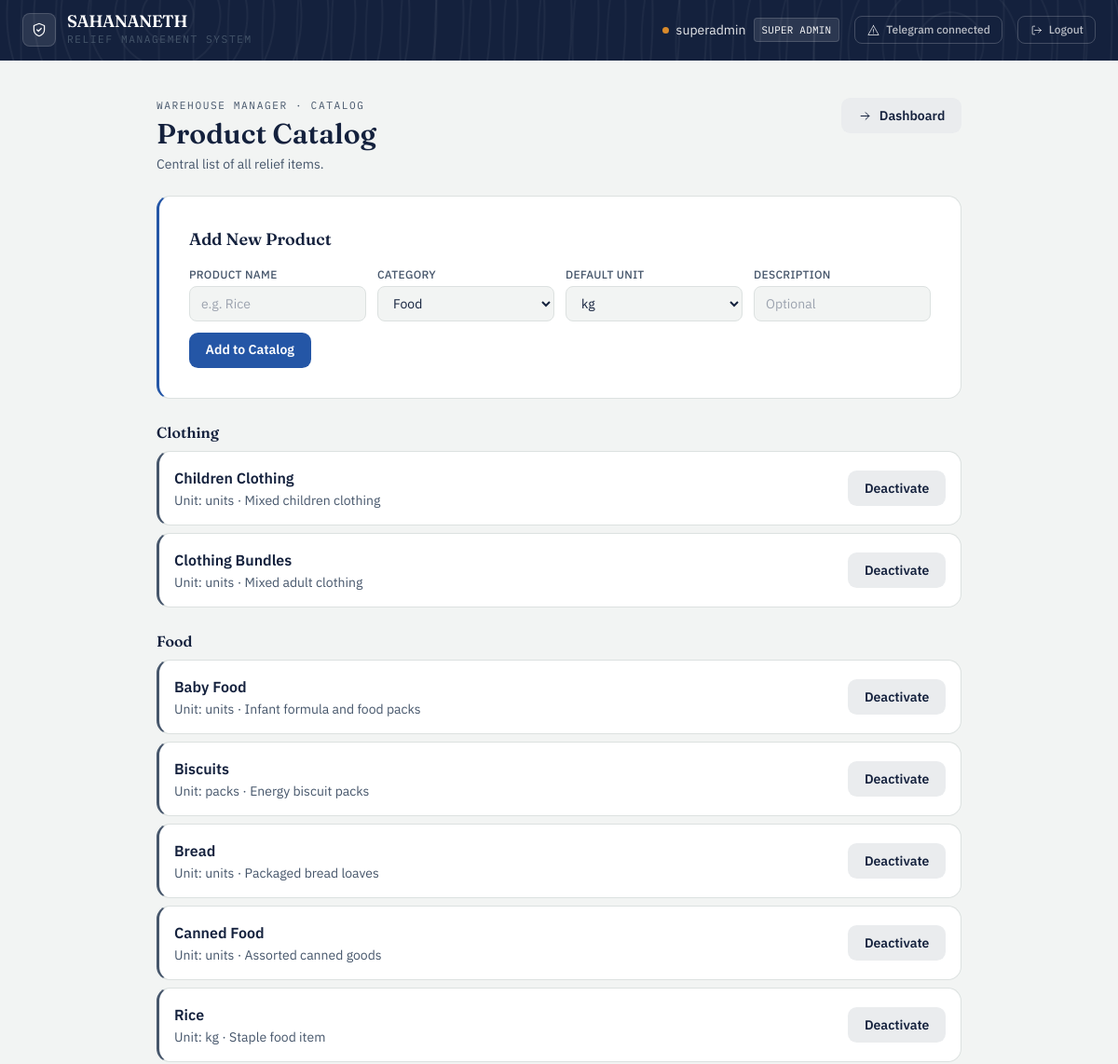
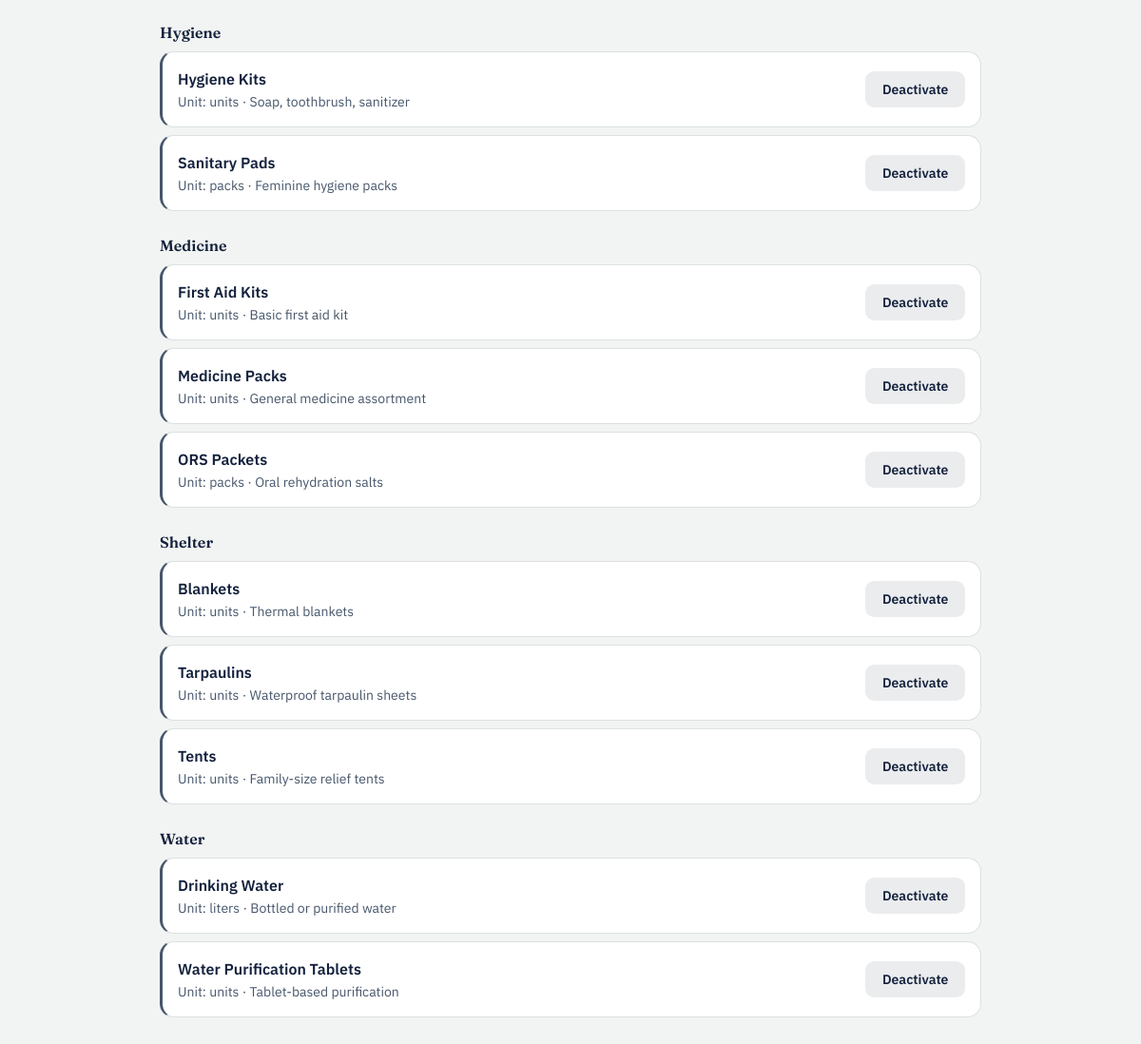
/warehouse/catalog (signed in), run on the app's committed database (2 pictures, top to bottom).
### app/models/user.py (models this page shows, shortened)
class User(UserMixin, db.Model):
    __tablename__ = 'users'
    id = db.Column(db.Integer, primary_key=True)
    username = db.Column(db.String(80), unique=True, nullable=False)
    full_name = db.Column(db.String(150), nullable=True)
    password_hash = db.Column(db.String(256), nullable=False)
    role_level = db.Column(
    db.Enum('super_admin', 'gov_officer', 'field_officer',
            'warehouse_manager', 'citizen',
            name='user_role_enum'),
    nullable=False
)
    status = db.Column(
        db.Enum('pending', 'active', 'needs_verification', 'verified', 'rejected',name='user_status_enum'),
        default='pending',
        nullable=False
    )
    assigned_node_id = db.Column(db.Integer, nullable=True)
    created_at = db.Column(db.DateTime, default=datetime.utcnow)
    telegram_chat_id = db.Column(db.String(64), unique=True, nullable=True)
    telegram_linked_at = db.Column(db.DateTime, nullable=True)
    notify_opt_in = db.Column(db.Boolean, default=True, nullable=False)
    country = db.Column(db.String(100), nullable=True)
    region = db.Column(db.String(100), nullable=True)   # state / province / district
    city = db.Column(db.String(100), nullable=True)
    latitude = db.Column(db.Float, nullable=True)
    longitude = db.Column(db.Float, nullable=True)
    location_updated_at = db.Column(db.DateTime, nullable=True)
    @property
    def telegram_linked(self):
        return self.telegram_chat_id is not None

### app/models/product.py (models this page shows, shortened)
class Product(db.Model):
    __tablename__ = 'products'
    id = db.Column(db.Integer, primary_key=True)
    name = db.Column(db.String(100), unique=True, nullable=False)
    category = db.Column(db.String(50), nullable=False)
    default_unit = db.Column(db.String(30), nullable=False)
    description = db.Column(db.String(255), nullable=True)
    is_active = db.Column(db.Boolean, default=True)
    created_by_id = db.Column(db.Integer, db.ForeignKey('users.id'), nullable=False)
    created_at = db.Column(db.DateTime, default=datetime.utcnow)
    created_by = db.relationship('User', backref='created_products')

### app/routes/warehouse_manager.py (the view)
@warehouse_bp.route('/catalog')
@login_required
@role_required('warehouse_manager', 'gov_officer', 'super_admin')
@active_required
def catalog():
    products = Product.query.order_by(Product.category, Product.name).all()
    return render_template('warehouse_manager/catalog.html', products=products)

### app/models/user.py (called while the page is built)
@login_manager.user_loader
def load_user(user_id):
    return User.query.get(int(user_id))

### app/utils.py (called while the page is built)
def role_required(*roles):
    def decorator(f):
        @wraps(f)
        def decorated_function(*args, **kwargs):
            if not current_user.is_authenticated:
                abort(401)
            if current_user.role_level not in roles:
                abort(403)
            return f(*args, **kwargs)
        return decorated_function
    return decorator

def active_required(f):
    @wraps(f)
    def decorated_function(*args, **kwargs):
        if not current_user.is_authenticated:
            abort(401)
        if current_user.status == 'pending':
            flash('Your account is pending approval. Please wait.', 'warning')
            return redirect(url_for('auth.pending'))
        if current_user.status == 'rejected':
            flash('Your account has been rejected. Contact admin.', 'danger')
            return redirect(url_for('auth.login'))
        return f(*args, **kwargs)
    return decorated_function

### app/templates/warehouse_manager/catalog.html (shortened to what this page needs)
{% extends "base.html" %}
{% block content %}
<div class="mx-auto mt-10 max-w-4xl px-4 pb-16">
    <div class="mb-6 flex flex-wrap items-start justify-between gap-3">
        <div>
            <div class="eyebrow">Warehouse Manager · Catalog</div>
            <h1 class="mt-1 font-display text-3xl font-semibold text-ink">Product Catalog</h1>
            <p class="mt-1 text-sm text-slate">Central list of all relief items.</p>
        </div>
        <a href="/warehouse/dashboard" class="btn-ghost inline-flex items-center gap-2">
            <svg class="icon" style="width:15px;height:15px"><use href="#icon-arrow-right"/></svg>
            Dashboard
        </a>
    </div>
    <div class="ledger-card tone-civic p-6 md:p-8 mb-6">
        <h2 class="mb-4 font-display text-lg font-semibold text-ink">Add New Product</h2>
        <form method="POST" action="/warehouse/catalog/add" class="space-y-3">
            <div class="grid grid-cols-2 gap-3 md:grid-cols-4">
                <div>
                    <label class="mb-1 block text-xs font-medium uppercase tracking-wide text-slate">Product Name</label>
                    <input type="text" name="name" required
                        class="w-full rounded-lg border border-line bg-paper px-3 py-2 text-sm text-ink focus:border-civic focus:outline-none focus:ring-2 focus:ring-civic/40"
                        placeholder="e.g. Rice">
                </div>
                <div>
                    <label class="mb-1 block text-xs font-medium uppercase tracking-wide text-slate">Category</label>
                    <select name="category" required
                        class="w-full rounded-lg border border-line bg-paper px-3 py-2 text-sm text-ink focus:border-civic focus:outline-none focus:ring-2 focus:ring-civic/40">
                        <option value="Food">Food</option>
                    </select>
                </div>
                <div>
                    <label class="mb-1 block text-xs font-medium uppercase tracking-wide text-slate">Default Unit</label>
                    <select name="default_unit"
                        class="w-full rounded-lg border border-line bg-paper px-3 py-2 text-sm text-ink focus:border-civic focus:outline-none focus:ring-2 focus:ring-civic/40">
                        <option value="kg">kg</option>
                    </select>
                </div>
                <div>
                    <label class="mb-1 block text-xs font-medium uppercase tracking-wide text-slate">Description</label>
                    <input type="text" name="description"
                        class="w-full rounded-lg border border-line bg-paper px-3 py-2 text-sm text-ink focus:border-civic focus:outline-none focus:ring-2 focus:ring-civic/40"
                        placeholder="Optional">
                </div>
            </div>
            <button type="submit" class="btn-primary">
                Add to Catalog
            </button>
        </form>
    </div>
    {% set categories = products | map(attribute='category') | unique | list %}
    {% for category in categories %}
    <h2 class="mb-2 mt-6 font-display text-md font-semibold text-ink">{{ category }}</h2>
    <div class="space-y-2">
        {% for product in products if product.category == category %}
        <div class="ledger-card tone-slate p-4 flex flex-wrap items-center justify-between gap-3">
            <div>
                <p class="font-semibold text-ink">
                    {{ product.name }}
                </p>
                <p class="mt-0.5 text-sm text-slate">
                    Unit: {{ product.default_unit }}
                    {% if product.description %} · {{ product.description }}{% endif %}
                </p>
            </div>
            <a href="/warehouse/catalog/toggle/{{ product.id }}"
                class="{% if product.is_active %}btn-ghost{% else %}btn-approve{% endif %}">
                {{ 'Deactivate' if product.is_active else 'Activate' }}
            </a>
        </div>
        {% endfor %}
    </div>
    {% endfor %}
</div>
{% endblock %}

### app/templates/base.html (shortened to what this page needs)
<!DOCTYPE html>
<html lang="en">
<head>
    <link rel="stylesheet" href="{{ url_for('static', filename='css/tailwind.css') }}">
</head>
<body class="min-h-screen text-ink">
{% if current_user.is_authenticated %}
<nav class="contour-bg text-white px-6 py-3.5 flex justify-between items-center">
    <div class="flex items-center gap-3">
        <div class="w-9 h-9 rounded-lg bg-white/10 border border-white/15 flex items-center justify-center">
            <svg class="icon text-white"><use href="#icon-shield"/></svg>
        </div>
        <div>
            <div class="font-display font-semibold text-lg leading-none tracking-tight">SAHANANETH</div>
            <div class="eyebrow text-white/50 mt-0.5">Relief Management System</div>
        </div>
    </div>
    <div class="flex gap-4 items-center text-sm">
        <div class="flex items-center gap-2">
            <span class="badge-dot bg-amber"></span>
            <span class="text-white/90">{{ current_user.username }}</span>
            <span class="font-mono text-[0.68rem] tracking-wide uppercase bg-white/10 border border-white/15 px-2 py-0.5 rounded">
                {{ current_user.role_level.replace('_', ' ').title() }}
            </span>
        </div>
        <a href="/auth/telegram/connect" class="flex items-center gap-1.5 text-white/70 hover:text-white border border-white/20 hover:border-white/40 px-3 py-1.5 rounded-lg transition">
            <svg class="icon" style="width:15px;height:15px"><use href="#icon-alert"/></svg>
            <span class="text-xs font-medium">{{ 'Telegram connected' if current_user.telegram_linked else 'Connect Telegram' }}</span>
        </a>
        <a href="/auth/logout" class="flex items-center gap-1.5 text-white/70 hover:text-white border border-white/20 hover:border-white/40 px-3 py-1.5 rounded-lg transition">
            <svg class="icon" style="width:15px;height:15px"><use href="#icon-logout"/></svg>
            <span class="text-xs font-medium">Logout</span>
        </a>
    </div>
</nav>
{% endif %}
<main class="{% block main_class %}{% endblock %}">
    {% block content %}{% endblock %}
</main>
</body>
</html>

### data on the page
User: username "superadmin", role_level.replace "SUPER ADMIN"
Product: category "Clothing", name "Children Clothing", default_unit "units", description "Mixed children clothing", is_active "Deactivate"
Product: name "Clothing Bundles", default_unit "units", description "Mixed adult clothing", is_active "Deactivate"
Product: category "Food", name "Baby Food", default_unit "units", description "Infant formula and food packs", is_active "Deactivate"
Product: name "Biscuits", default_unit "packs", description "Energy biscuit packs", is_active "Deactivate"
Product: name "Bread", default_unit "units", description "Packaged bread loaves", is_active "Deactivate"
Product: name "Canned Food", default_unit "units", description "Assorted canned goods", is_active "Deactivate"
Product: name "Rice", default_unit "kg", description "Staple food item", is_active "Deactivate"
Product: category "Hygiene", name "Hygiene Kits", default_unit "units", description "Soap, toothbrush, sanitizer", is_active "Deactivate"
Product: name "Sanitary Pads", default_unit "packs", description "Feminine hygiene packs", is_active "Deactivate"
Product: category "Medicine", name "First Aid Kits", default_unit "units", description "Basic first aid kit", is_active "Deactivate"
Product: name "Medicine Packs", default_unit "units", description "General medicine assortment", is_active "Deactivate"
Product: name "ORS Packets", default_unit "packs", description "Oral rehydration salts", is_active "Deactivate"
Product: category "Shelter", name "Blankets", default_unit "units", description "Thermal blankets", is_active "Deactivate"
Product: name "Tarpaulins", default_unit "units", description "Waterproof tarpaulin sheets", is_active "Deactivate"
Product: name "Tents", default_unit "units", description "Family-size relief tents", is_active "Deactivate"
Product: category "Water", name "Drinking Water", default_unit "liters", description "Bottled or purified water", is_active "Deactivate"
Product: name "Water Purification Tablets", default_unit "units", description "Tablet-based purification", is_active "Deactivate"
